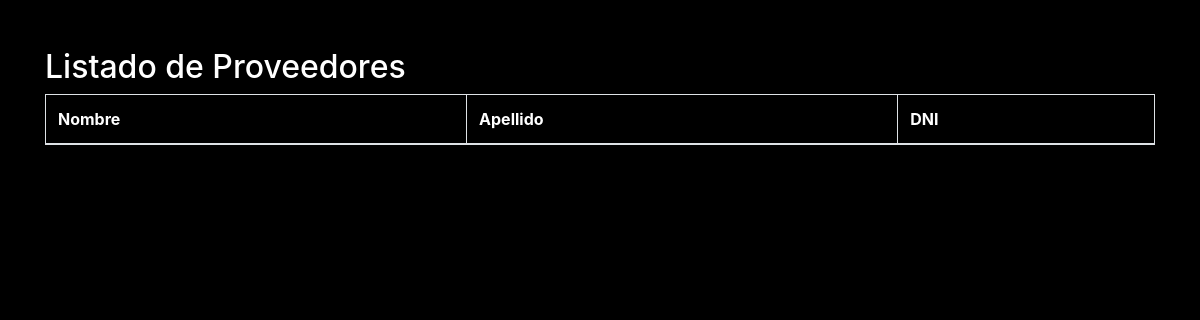
The app's page /list_proveedores/, older data.
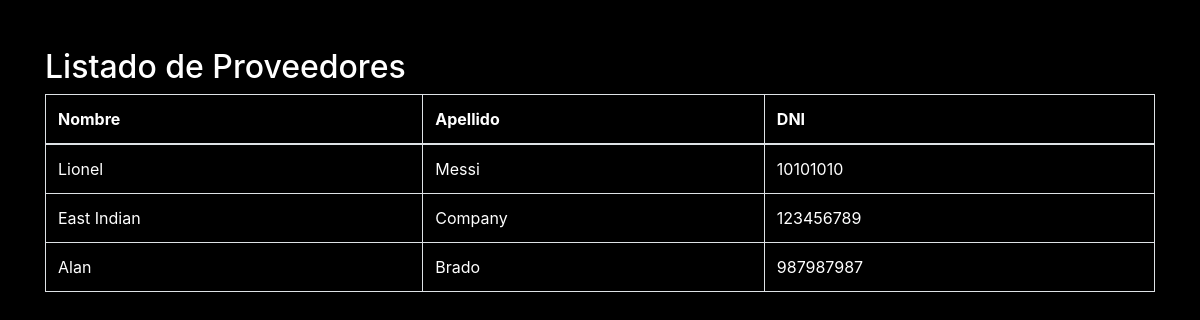
The same page, newer data.
### compro/models.py (models this page shows, shortened)
class Proveedor(models.Model):
    nombre = models.CharField(max_length=100)
    apellido = models.CharField(max_length=100)
    dni = models.PositiveIntegerField()

### compro/views.py (the view)
# urls.py: path('list_proveedores/', views.list_proveedores, name='list_proveedores'),
def list_proveedores(request):
    proveedores = Proveedor.objects.all()
    return render(request, 'compro/list_proveedores.html', {'proveedores': proveedores})

### compro/templates/compro/list_proveedores.html (shortened to what this page needs)
<!DOCTYPE html>
<html lang="en">
<head>
    <link rel="stylesheet" href="https://stackpath.bootstrapcdn.com/bootstrap/4.5.2/css/bootstrap.min.css">
</head>
<body>
    <div class="container mt-5">
        <h2>Listado de Proveedores</h2>
        <table class="table table-bordered">
            <thead>
                <tr>
                    <th>Nombre</th>
                    <th>Apellido</th>
                    <th>DNI</th>
                </tr>
            </thead>
            <tbody>
                {% for proveedor in proveedores %}
                    <tr>
                        <td>{{ proveedor.nombre }}</td>
                        <td>{{ proveedor.apellido }}</td>
                        <td>{{ proveedor.dni }}</td>
                    </tr>
                {% endfor %}
            </tbody>
        </table>
    </div>
</body>
</html>

### compro/templates/compro/list_proveedores.html (style rules this page uses)
body { background-color: black; color: white; }
table { background-color: black; color: white; border-color: green; }
th, td { border-color: green; color:white; }

Row changes from the older to the newer data that the page shows:
added Proveedor: nombre "Lionel", apellido "Messi", dni "10101010"
added Proveedor: nombre "East Indian", apellido "Company", dni "123456789"
added Proveedor: nombre "Alan", apellido "Brado", dni "987987987"
